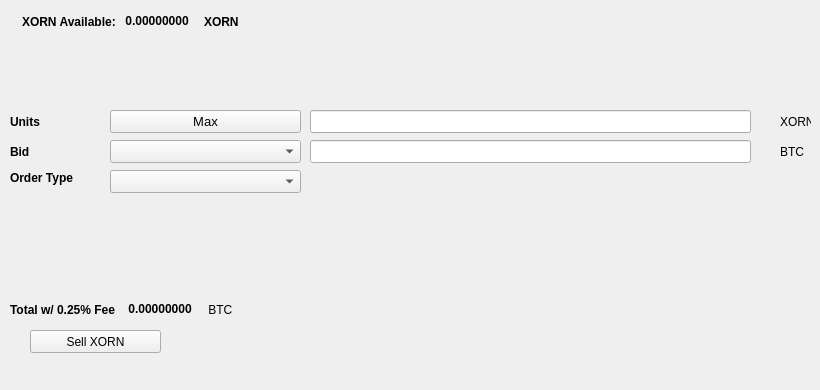
   <widget class="QWidget" name="SellTab">
    <attribute name="title">
     <string>Sell</string>
    </attribute>
    <widget class="QLabel" name="label_16">
     <property name="geometry">
      <rect>
       <x>780</x>
       <y>140</y>
       <width>31</width>
       <height>23</height>
      </rect>
     </property>
     <property name="text">
      <string>BTC</string>
     </property>
    </widget>
    <widget class="QComboBox" name="SellBidcomboBox">
     <property name="geometry">
      <rect>
       <x>110</x>
       <y>140</y>
       <width>191</width>
       <height>23</height>
      </rect>
     </property>
     <property name="font">
      <font>
       <pointsize>10</pointsize>
      </font>
     </property>
    </widget>
    <widget class="QLabel" name="label_18">
     <property name="geometry">
      <rect>
       <x>10</x>
       <y>110</y>
       <width>46</width>
       <height>23</height>
      </rect>
     </property>
     <property name="font">
      <font>
       <weight>75</weight>
       <bold>true</bold>
      </font>
     </property>
     <property name="text">
      <string>Units</string>
     </property>
    </widget>
    <widget class="QPushButton" name="Sell_Max_Amount">
     <property name="geometry">
      <rect>
       <x>110</x>
       <y>110</y>
       <width>191</width>
       <height>23</height>
      </rect>
     </property>
     <property name="font">
      <font>
       <pointsize>10</pointsize>
      </font>
     </property>
     <property name="text">
      <string>Max</string>
     </property>
    </widget>
    <widget class="QLabel" name="label_20">
     <property name="geometry">
      <rect>
       <x>10</x>
       <y>170</y>
       <width>91</width>
       <height>16</height>
      </rect>
     </property>
     <property name="font">
      <font>
       <weight>75</weight>
       <bold>true</bold>
      </font>
     </property>
     <property name="text">
      <string>Order Type</string>
     </property>
    </widget>
    <widget class="QComboBox" name="SellOrdertypeCombo">
     <property name="geometry">
      <rect>
       <x>110</x>
       <y>170</y>
       <width>191</width>
       <height>23</height>
      </rect>
     </property>
     <property name="font">
      <font>
       <pointsize>10</pointsize>
      </font>
     </property>
    </widget>
    <widget class="QLabel" name="label_21">
     <property name="geometry">
      <rect>
       <x>10</x>
       <y>140</y>
       <width>46</width>
       <height>23</height>
      </rect>
     </property>
     <property name="font">
      <font>
       <weight>75</weight>
       <bold>true</bold>
      </font>
     </property>
     <property name="text">
      <string>Bid</string>
     </property>
    </widget>
    <widget class="QLabel" name="label_22">
     <property name="geometry">
      <rect>
       <x>780</x>
       <y>110</y>
       <width>31</width>
       <height>23</height>
      </rect>
     </property>
     <property name="text">
      <string>XORN</string>
     </property>
    </widget>
    <widget class="QLineEdit" name="UnitsInputXORN">
     <property name="geometry">
      <rect>
       <x>310</x>
       <y>110</y>
       <width>441</width>
       <height>23</height>
      </rect>
     </property>
     <property name="font">
      <font>
       <pointsize>9</pointsize>
       <weight>75</weight>
       <bold>true</bold>
      </font>
     </property>
    </widget>
    <widget class="QLineEdit" name="SellBidPriceEdit">
     <property name="geometry">
      <rect>
       <x>310</x>
       <y>140</y>
       <width>441</width>
       <height>23</height>
      </rect>
     </property>
     <property name="font">
      <font>
       <pointsize>9</pointsize>
       <weight>75</weight>
       <bold>true</bold>
      </font>
     </property>
    </widget>
    <widget class="QPushButton" name="SellXORNBTN">
     <property name="geometry">
      <rect>
       <x>30</x>
       <y>330</y>
       <width>131</width>
       <height>23</height>
      </rect>
     </property>
     <property name="text">
      <string>Sell XORN</string>
     </property>
     <property name="icon">
      <iconset resource="../xorn">
       <normaloff>:/icons/bitcoin</normaloff>:/icons/bitcoin</iconset>
     </property>
    </widget>
    <widget class="QWidget" name="layoutWidget3">
     <property name="geometry">
      <rect>
       <x>22</x>
       <y>12</y>
       <width>258</width>
       <height>19</height>
      </rect>
     </property>
     <layout class="QHBoxLayout" name="horizontalLayout">
      <item>
       <widget class="QLabel" name="label232_2">
        <property name="font">
         <font>
          <weight>75</weight>
          <bold>true</bold>
         </font>
        </property>
        <property name="text">
         <string>XORN Available:</string>
        </property>
       </widget>
      </item>
      <item>
       <widget class="QLabel" name="XORNAvailableLabel">
        <property name="palette">
         <palette>
          <active>
           <colorrole role="WindowText">
            <brush brushstyle="SolidPattern">
             <color alpha="255">
              <red>0</red>
              <green>0</green>
              <blue>0</blue>
             </color>
            </brush>
           </colorrole>
           <colorrole role="Button">
            <brush brushstyle="SolidPattern">
             <color alpha="255">
              <red>0</red>
              <green>170</green>
              <blue>0</blue>
             </color>
            </brush>
           </colorrole>
           <colorrole role="Light">
            <brush brushstyle="SolidPattern">
             <color alpha="255">
              <red>0</red>
              <green>255</green>
              <blue>0</blue>
             </color>
            </brush>
           </colorrole>
           <colorrole role="Midlight">
            <brush brushstyle="SolidPattern">
             <color alpha="255">
              <red>0</red>
              <green>212</green>
              <blue>0</blue>
             </color>
            </brush>
           </colorrole>
           <colorrole role="Dark">
            <brush brushstyle="SolidPattern">
             <color alpha="255">
              <red>0</red>
              <green>85</green>
              <blue>0</blue>
             </color>
            </brush>
           </colorrole>
           <colorrole role="Mid">
            <brush brushstyle="SolidPattern">
             <color alpha="255">
              <red>0</red>
              <green>113</green>
              <blue>0</blue>
             </color>
            </brush>
           </colorrole>
           <colorrole role="Text">
            <brush brushstyle="SolidPattern">
             <color alpha="255">
              <red>0</red>
              <green>170</green>
              <blue>0</blue>
             </color>
            </brush>
           </colorrole>
           <colorrole role="BrightText">
            <brush brushstyle="SolidPattern">
             <color alpha="255">
              <red>255</red>
              <green>255</green>
              <blue>255</blue>
             </color>
            </brush>
           </colorrole>
           <colorrole role="ButtonText">
            <brush brushstyle="SolidPattern">
             <color alpha="255">
              <red>0</red>
              <green>0</green>
              <blue>0</blue>
             </color>
            </brush>
           </colorrole>
           <colorrole role="Base">
            <brush brushstyle="SolidPattern">
             <color alpha="255">
              <red>255</red>
              <green>255</green>
              <blue>255</blue>
             </color>
            </brush>
           </colorrole>
           <colorrole role="Window">
            <brush brushstyle="SolidPattern">
             <color alpha="255">
              <red>0</red>
              <green>170</green>
              <blue>0</blue>
             </color>
            </brush>
           </colorrole>
           <colorrole role="Shadow">
            <brush brushstyle="SolidPattern">
             <color alpha="255">
              <red>0</red>
              <green>0</green>
              <blue>0</blue>
             </color>
            </brush>
           </colorrole>
           <colorrole role="AlternateBase">
            <brush brushstyle="SolidPattern">
             <color alpha="255">
              <red>127</red>
              <green>212</green>
              <blue>127</blue>
             </color>
            </brush>
           </colorrole>
           <colorrole role="ToolTipBase">
            <brush brushstyle="SolidPattern">
             <color alpha="255">
              <red>255</red>
              <green>255</green>
              <blue>220</blue>
             </color>
            </brush>
           </colorrole>
           <colorrole role="ToolTipText">
            <brush brushstyle="SolidPattern">
             <color alpha="255">
              <red>0</red>
              <green>0</green>
              <blue>0</blue>
             </color>
            </brush>
           </colorrole>
          </active>
          <inactive>
           <colorrole role="WindowText">
            <brush brushstyle="SolidPattern">
             <color alpha="255">
              <red>0</red>
              <green>0</green>
              <blue>0</blue>
             </color>
            </brush>
           </colorrole>
           <colorrole role="Button">
            <brush brushstyle="SolidPattern">
             <color alpha="255">
              <red>0</red>
              <green>170</green>
              <blue>0</blue>
             </color>
            </brush>
           </colorrole>
           <colorrole role="Light">
            <brush brushstyle="SolidPattern">
             <color alpha="255">
              <red>0</red>
              <green>255</green>
              <blue>0</blue>
             </color>
            </brush>
           </colorrole>
           <colorrole role="Midlight">
            <brush brushstyle="SolidPattern">
             <color alpha="255">
              <red>0</red>
              <green>212</green>
              <blue>0</blue>
             </color>
            </brush>
           </colorrole>
           <colorrole role="Dark">
            <brush brushstyle="SolidPattern">
             <color alpha="255">
              <red>0</red>
              <green>85</green>
              <blue>0</blue>
             </color>
            </brush>
           </colorrole>
           <colorrole role="Mid">
            <brush brushstyle="SolidPattern">
             <color alpha="255">
              <red>0</red>
              <green>113</green>
              <blue>0</blue>
             </color>
            </brush>
           </colorrole>
           <colorrole role="Text">
            <brush brushstyle="SolidPattern">
             <color alpha="255">
              <red>0</red>
              <green>170</green>
              <blue>0</blue>
             </color>
            </brush>
           </colorrole>
           <colorrole role="BrightText">
            <brush brushstyle="SolidPattern">
             <color alpha="255">
              <red>255</red>
              <green>255</green>
              <blue>255</blue>
             </color>
            </brush>
           </colorrole>
           <colorrole role="ButtonText">
            <brush brushstyle="SolidPattern">
             <color alpha="255">
              <red>0</red>
              <green>0</green>
              <blue>0</blue>
             </color>
            </brush>
           </colorrole>
           <colorrole role="Base">
            <brush brushstyle="SolidPattern">
             <color alpha="255">
              <red>255</red>
              <green>255</green>
              <blue>255</blue>
             </color>
            </brush>
           </colorrole>
           <colorrole role="Window">
            <brush brushstyle="SolidPattern">
             <color alpha="255">
              <red>0</red>
              <green>170</green>
              <blue>0</blue>
             </color>
            </brush>
           </colorrole>
           <colorrole role="Shadow">
            <brush brushstyle="SolidPattern">
             <color alpha="255">
              <red>0</red>
              <green>0</green>
              <blue>0</blue>
             </color>
            </brush>
           </colorrole>
           <colorrole role="AlternateBase">
            <brush brushstyle="SolidPattern">
             <color alpha="255">
              <red>127</red>
              <green>212</green>
              <blue>127</blue>
             </color>
            </brush>
           </colorrole>
           <colorrole role="ToolTipBase">
            <brush brushstyle="SolidPattern">
             <color alpha="255">
              <red>255</red>
              <green>255</green>
              <blue>220</blue>
             </color>
            </brush>
           </colorrole>
           <colorrole role="ToolTipText">
            <brush brushstyle="SolidPattern">
             <color alpha="255">
              <red>0</red>
              <green>0</green>
              <blue>0</blue>
             </color>
            </brush>
           </colorrole>
          </inactive>
          <disabled>
           <colorrole role="WindowText">
            <brush brushstyle="SolidPattern">
             <color alpha="255">
              <red>0</red>
              <green>85</green>
              <blue>0</blue>
             </color>
            </brush>
           </colorrole>
           <colorrole role="Button">
            <brush brushstyle="SolidPattern">
             <color alpha="255">
              <red>0</red>
              <green>170</green>
              <blue>0</blue>
             </color>
            </brush>
           </colorrole>
           <colorrole role="Light">
            <brush brushstyle="SolidPattern">
             <color alpha="255">
              <red>0</red>
              <green>255</green>
              <blue>0</blue>
             </color>
            </brush>
           </colorrole>
           <colorrole role="Midlight">
            <brush brushstyle="SolidPattern">
             <color alpha="255">
              <red>0</red>
              <green>212</green>
              <blue>0</blue>
             </color>
            </brush>
           </colorrole>
           <colorrole role="Dark">
            <brush brushstyle="SolidPattern">
             <color alpha="255">
              <red>0</red>
              <green>85</green>
              <blue>0</blue>
             </color>
            </brush>
           </colorrole>
           <colorrole role="Mid">
            <brush brushstyle="SolidPattern">
             <color alpha="255">
              <red>0</red>
              <green>113</green>
              <blue>0</blue>
             </color>
            </brush>
           </colorrole>
           <colorrole role="Text">
            <brush brushstyle="SolidPattern">
             <color alpha="255">
              <red>0</red>
              <green>85</green>
              <blue>0</blue>
             </color>
            </brush>
           </colorrole>
           <colorrole role="BrightText">
            <brush brushstyle="SolidPattern">
             <color alpha="255">
              <red>255</red>
              <green>255</green>
              <blue>255</blue>
             </color>
            </brush>
           </colorrole>
           <colorrole role="ButtonText">
            <brush brushstyle="SolidPattern">
             <color alpha="255">
              <red>0</red>
              <green>85</green>
              <blue>0</blue>
             </color>
            </brush>
           </colorrole>
           <colorrole role="Base">
            <brush brushstyle="SolidPattern">
             <color alpha="255">
              <red>0</red>
              <green>170</green>
              <blue>0</blue>
             </color>
            </brush>
           </colorrole>
           <colorrole role="Window">
            <brush brushstyle="SolidPattern">
             <color alpha="255">
              <red>0</red>
              <green>170</green>
              <blue>0</blue>
             </color>
            </brush>
           </colorrole>
           <colorrole role="Shadow">
            <brush brushstyle="SolidPattern">
             <color alpha="255">
              <red>0</red>
              <green>0</green>
              <blue>0</blue>
             </color>
            </brush>
           </colorrole>
           <colorrole role="AlternateBase">
            <brush brushstyle="SolidPattern">
             <color alpha="255">
              <red>0</red>
              <green>170</green>
              <blue>0</blue>
             </color>
            </brush>
           </colorrole>
           <colorrole role="ToolTipBase">
            <brush brushstyle="SolidPattern">
             <color alpha="255">
              <red>255</red>
              <green>255</green>
              <blue>220</blue>
             </color>
            </brush>
           </colorrole>
           <colorrole role="ToolTipText">
            <brush brushstyle="SolidPattern">
             <color alpha="255">
              <red>0</red>
              <green>0</green>
              <blue>0</blue>
             </color>
            </brush>
           </colorrole>
          </disabled>
         </palette>
        </property>
        <property name="font">
         <font>
          <weight>75</weight>
          <bold>true</bold>
         </font>
        </property>
        <property name="text">
         <string> 0.00000000 </string>
        </property>
        <property name="textInteractionFlags">
         <set>Qt::LinksAccessibleByMouse|Qt::TextSelectableByKeyboard|Qt::TextSelectableByMouse</set>
        </property>
       </widget>
      </item>
      <item>
       <widget class="QLabel" name="labelXORN">
        <property name="font">
         <font>
          <weight>75</weight>
          <bold>true</bold>
         </font>
        </property>
        <property name="text">
         <string>XORN</string>
        </property>
       </widget>
      </item>
     </layout>
    </widget>
    <widget class="QWidget" name="layoutWidget">
     <property name="geometry">
      <rect>
       <x>10</x>
       <y>300</y>
       <width>268</width>
       <height>19</height>
      </rect>
     </property>
     <layout class="QHBoxLayout" name="horizontalLayout_2">
      <item>
       <widget class="QLabel" name="label_19">
        <property name="font">
         <font>
          <weight>75</weight>
          <bold>true</bold>
         </font>
        </property>
        <property name="text">
         <string>Total w/ 0.25% Fee </string>
        </property>
       </widget>
      </item>
      <item>
       <widget class="QLabel" name="SellCostLabel">
        <property name="palette">
         <palette>
          <active>
           <colorrole role="WindowText">
            <brush brushstyle="SolidPattern">
             <color alpha="255">
              <red>0</red>
              <green>0</green>
              <blue>0</blue>
             </color>
            </brush>
           </colorrole>
           <colorrole role="Button">
            <brush brushstyle="SolidPattern">
             <color alpha="255">
              <red>0</red>
              <green>170</green>
              <blue>0</blue>
             </color>
            </brush>
           </colorrole>
           <colorrole role="Light">
            <brush brushstyle="SolidPattern">
             <color alpha="255">
              <red>0</red>
              <green>255</green>
              <blue>0</blue>
             </color>
            </brush>
           </colorrole>
           <colorrole role="Midlight">
            <brush brushstyle="SolidPattern">
             <color alpha="255">
              <red>0</red>
              <green>212</green>
              <blue>0</blue>
             </color>
            </brush>
           </colorrole>
           <colorrole role="Dark">
            <brush brushstyle="SolidPattern">
             <color alpha="255">
              <red>0</red>
              <green>85</green>
              <blue>0</blue>
             </color>
            </brush>
           </colorrole>
           <colorrole role="Mid">
            <brush brushstyle="SolidPattern">
             <color alpha="255">
              <red>0</red>
              <green>113</green>
              <blue>0</blue>
             </color>
            </brush>
           </colorrole>
           <colorrole role="Text">
            <brush brushstyle="SolidPattern">
             <color alpha="255">
              <red>0</red>
              <green>170</green>
              <blue>0</blue>
             </color>
            </brush>
           </colorrole>
           <colorrole role="BrightText">
            <brush brushstyle="SolidPattern">
             <color alpha="255">
              <red>255</red>
              <green>255</green>
              <blue>255</blue>
             </color>
            </brush>
           </colorrole>
           <colorrole role="ButtonText">
            <brush brushstyle="SolidPattern">
             <color alpha="255">
              <red>0</red>
              <green>0</green>
              <blue>0</blue>
             </color>
            </brush>
           </colorrole>
           <colorrole role="Base">
            <brush brushstyle="SolidPattern">
             <color alpha="255">
              <red>255</red>
              <green>255</green>
              <blue>255</blue>
             </color>
            </brush>
           </colorrole>
           <colorrole role="Window">
            <brush brushstyle="SolidPattern">
             <color alpha="255">
              <red>0</red>
              <green>170</green>
              <blue>0</blue>
             </color>
            </brush>
           </colorrole>
           <colorrole role="Shadow">
            <brush brushstyle="SolidPattern">
             <color alpha="255">
              <red>0</red>
              <green>0</green>
              <blue>0</blue>
             </color>
            </brush>
           </colorrole>
           <colorrole role="AlternateBase">
            <brush brushstyle="SolidPattern">
             <color alpha="255">
              <red>127</red>
              <green>212</green>
              <blue>127</blue>
             </color>
            </brush>
           </colorrole>
           <colorrole role="ToolTipBase">
            <brush brushstyle="SolidPattern">
             <color alpha="255">
              <red>255</red>
              <green>255</green>
              <blue>220</blue>
             </color>
            </brush>
           </colorrole>
           <colorrole role="ToolTipText">
            <brush brushstyle="SolidPattern">
             <color alpha="255">
              <red>0</red>
              <green>0</green>
              <blue>0</blue>
             </color>
            </brush>
           </colorrole>
          </active>
          <inactive>
           <colorrole role="WindowText">
            <brush brushstyle="SolidPattern">
             <color alpha="255">
              <red>0</red>
              <green>0</green>
              <blue>0</blue>
             </color>
            </brush>
           </colorrole>
           <colorrole role="Button">
            <brush brushstyle="SolidPattern">
             <color alpha="255">
              <red>0</red>
              <green>170</green>
              <blue>0</blue>
             </color>
            </brush>
           </colorrole>
           <colorrole role="Light">
            <brush brushstyle="SolidPattern">
             <color alpha="255">
              <red>0</red>
              <green>255</green>
              <blue>0</blue>
             </color>
            </brush>
           </colorrole>
           <colorrole role="Midlight">
            <brush brushstyle="SolidPattern">
             <color alpha="255">
              <red>0</red>
              <green>212</green>
              <blue>0</blue>
             </color>
            </brush>
           </colorrole>
           <colorrole role="Dark">
            <brush brushstyle="SolidPattern">
             <color alpha="255">
              <red>0</red>
              <green>85</green>
              <blue>0</blue>
             </color>
            </brush>
           </colorrole>
           <colorrole role="Mid">
            <brush brushstyle="SolidPattern">
             <color alpha="255">
              <red>0</red>
              <green>113</green>
              <blue>0</blue>
             </color>
            </brush>
           </colorrole>
           <colorrole role="Text">
            <brush brushstyle="SolidPattern">
             <color alpha="255">
              <red>0</red>
              <green>170</green>
              <blue>0</blue>
             </color>
            </brush>
           </colorrole>
           <colorrole role="BrightText">
            <brush brushstyle="SolidPattern">
             <color alpha="255">
              <red>255</red>
              <green>255</green>
              <blue>255</blue>
             </color>
            </brush>
           </colorrole>
           <colorrole role="ButtonText">
            <brush brushstyle="SolidPattern">
             <color alpha="255">
              <red>0</red>
              <green>0</green>
              <blue>0</blue>
             </color>
            </brush>
           </colorrole>
           <colorrole role="Base">
            <brush brushstyle="SolidPattern">
             <color alpha="255">
              <red>255</red>
              <green>255</green>
              <blue>255</blue>
             </color>
            </brush>
           </colorrole>
           <colorrole role="Window">
            <brush brushstyle="SolidPattern">
             <color alpha="255">
              <red>0</red>
              <green>170</green>
              <blue>0</blue>
             </color>
            </brush>
           </colorrole>
           <colorrole role="Shadow">
            <brush brushstyle="SolidPattern">
             <color alpha="255">
              <red>0</red>
              <green>0</green>
              <blue>0</blue>
             </color>
            </brush>
           </colorrole>
           <colorrole role="AlternateBase">
            <brush brushstyle="SolidPattern">
             <color alpha="255">
              <red>127</red>
              <green>212</green>
              <blue>127</blue>
             </color>
            </brush>
           </colorrole>
           <colorrole role="ToolTipBase">
            <brush brushstyle="SolidPattern">
             <color alpha="255">
              <red>255</red>
              <green>255</green>
              <blue>220</blue>
             </color>
            </brush>
           </colorrole>
           <colorrole role="ToolTipText">
            <brush brushstyle="SolidPattern">
             <color alpha="255">
              <red>0</red>
              <green>0</green>
              <blue>0</blue>
             </color>
            </brush>
           </colorrole>
          </inactive>
          <disabled>
           <colorrole role="WindowText">
            <brush brushstyle="SolidPattern">
             <color alpha="255">
              <red>0</red>
              <green>85</green>
              <blue>0</blue>
             </color>
            </brush>
           </colorrole>
           <colorrole role="Button">
            <brush brushstyle="SolidPattern">
             <color alpha="255">
              <red>0</red>
              <green>170</green>
              <blue>0</blue>
             </color>
            </brush>
           </colorrole>
           <colorrole role="Light">
            <brush brushstyle="SolidPattern">
             <color alpha="255">
              <red>0</red>
              <green>255</green>
              <blue>0</blue>
             </color>
            </brush>
           </colorrole>
           <colorrole role="Midlight">
            <brush brushstyle="SolidPattern">
             <color alpha="255">
              <red>0</red>
              <green>212</green>
              <blue>0</blue>
             </color>
            </brush>
           </colorrole>
           <colorrole role="Dark">
            <brush brushstyle="SolidPattern">
             <color alpha="255">
              <red>0</red>
              <green>85</green>
              <blue>0</blue>
             </color>
            </brush>
           </colorrole>
           <colorrole role="Mid">
            <brush brushstyle="SolidPattern">
             <color alpha="255">
              <red>0</red>
              <green>113</green>
              <blue>0</blue>
             </color>
            </brush>
           </colorrole>
           <colorrole role="Text">
            <brush brushstyle="SolidPattern">
             <color alpha="255">
              <red>0</red>
              <green>85</green>
              <blue>0</blue>
             </color>
            </brush>
           </colorrole>
           <colorrole role="BrightText">
            <brush brushstyle="SolidPattern">
             <color alpha="255">
              <red>255</red>
              <green>255</green>
              <blue>255</blue>
             </color>
            </brush>
           </colorrole>
           <colorrole role="ButtonText">
            <brush brushstyle="SolidPattern">
             <color alpha="255">
              <red>0</red>
              <green>85</green>
              <blue>0</blue>
             </color>
            </brush>
           </colorrole>
           <colorrole role="Base">
            <brush brushstyle="SolidPattern">
             <color alpha="255">
              <red>0</red>
              <green>170</green>
              <blue>0</blue>
             </color>
            </brush>
           </colorrole>
           <colorrole role="Window">
            <brush brushstyle="SolidPattern">
             <color alpha="255">
              <red>0</red>
              <green>170</green>
              <blue>0</blue>
             </color>
            </brush>
           </colorrole>
           <colorrole role="Shadow">
            <brush brushstyle="SolidPattern">
             <color alpha="255">
              <red>0</red>
              <green>0</green>
              <blue>0</blue>
             </color>
            </brush>
           </colorrole>
           <colorrole role="AlternateBase">
            <brush brushstyle="SolidPattern">
             <color alpha="255">
              <red>0</red>
              <green>170</green>
              <blue>0</blue>
             </color>
            </brush>
           </colorrole>
           <colorrole role="ToolTipBase">
            <brush brushstyle="SolidPattern">
             <color alpha="255">
              <red>255</red>
              <green>255</green>
              <blue>220</blue>
             </color>
            </brush>
           </colorrole>
           <colorrole role="ToolTipText">
            <brush brushstyle="SolidPattern">
             <color alpha="255">
              <red>0</red>
              <green>0</green>
              <blue>0</blue>
             </color>
            </brush>
           </colorrole>
          </disabled>
         </palette>
        </property>
        <property name="font">
         <font>
          <weight>75</weight>
          <bold>true</bold>
         </font>
        </property>
        <property name="autoFillBackground">
         <bool>false</bool>
        </property>
        <property name="text">
         <string> 0.00000000</string>
        </property>
        <property name="textInteractionFlags">
         <set>Qt::LinksAccessibleByMouse|Qt::TextSelectableByMouse</set>
        </property>
       </widget>
      </item>
      <item>
       <widget class="QLabel" name="label_17">
        <property name="font">
         <font>
          <weight>50</weight>
          <bold>false</bold>
         </font>
        </property>
        <property name="text">
         <string> BTC</string>
        </property>
       </widget>
      </item>
     </layout>
    </widget>
    <widget class="QLabel" name="label_23">
     <property name="geometry">
      <rect>
       <x>460</x>
       <y>300</y>
       <width>281</width>
       <height>81</height>
      </rect>
     </property>
     <property name="text">
      <string/>
     </property>
     <property name="pixmap">
      <pixmap>:/images/bittrex</pixmap>
     </property>
    </widget>
   </widget>
